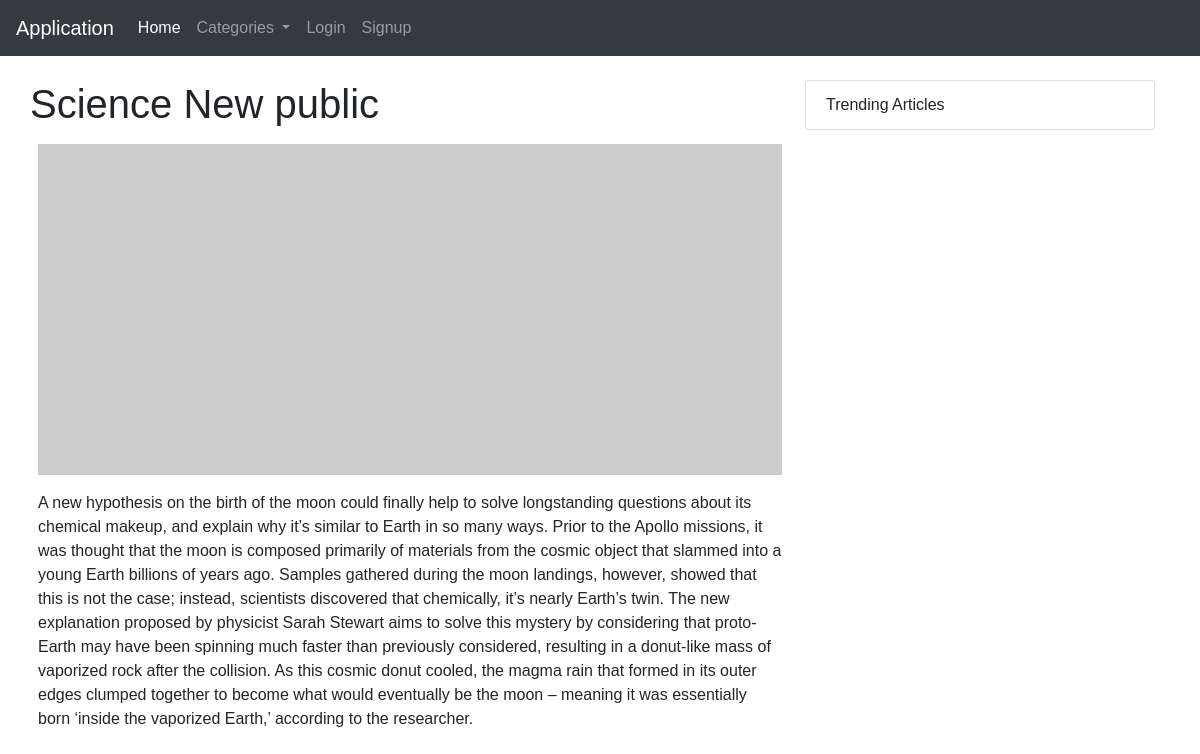
/pages/news/4, run on the app's committed database.
### news/models.py (models this page shows, shortened)
class News(models.Model):
    id = models.AutoField(primary_key=True)
    title = models.CharField(null=True, max_length = 50)
    content = models.CharField(max_length=5000)
    publish_date = models.DateTimeField('date published')
    views = models.IntegerField(default=0)
    likes = models.IntegerField(default=0)
    category = models.ForeignKey(Category, null=True, on_delete=models.SET_NULL)
    content_type = models.ForeignKey(ContentType, null=True, on_delete=models.SET_NULL)

### news/views.py (the view)
# urls.py: path('pages/news/<int:news_id>', views.newsdetail, name='news-detail'),
def newsdetail(request, news_id):
    news = NewsService().getById(news_id).values()
    if len(news) > 0:
        news= news[0]
    else:
        raise Http404("News does not exist")
    if (news['content_type_id'] == 1 and request.user.is_authenticated != 1):
        return HttpResponse("Signup to view news", content_type="text/plain")
    context = {
        "news":news,
        "categories": getCategory(request)
    }
    return render(request, 'content.html', context)

### news/models.py (called while the page is built)
    def __str__(self):
        return self.name

### news/service/news_service.py (called while the page is built)
    def getById(self, id):
        try:
            news = News.objects.filter(id=id)
        except news.DoesNotExist:
            raise Http404("News ID does not exist")
        return news

    def getPublic(self):
        try:
            categories = Category.objects.filter(content_type_id=2)
        except categories.DoesNotExist:
            raise Http404("Error getting news")
        return categories

### news/views.py (called while the page is built)
def getCategory(request):
    if request.user.is_authenticated:
        return CategoryService().getAll()
    else:
        return CategoryService().getPublic()

### news/template/content.html (shortened to what this page needs)
{% extends "base.html" %}
{% block navbar %}
{% if user.is_authenticated %}
  {% include "logged-nav.html" %}
{% else %}
  {% include "general-nav.html" %}
{% endif %}
{% endblock %}
{% block content %}
        <div class="row">
            <div class="col-md-8">
                <div class="row">
                  <h1>{{news.title}}</h1>
                  <img class="img-fluid mx-auto p-2" src="https://via.placeholder.com/900x400">
                  <br>
                  <br>
                  <p class="p-2">
                    {{news.content}}
                  </p>
              </div>
            </div>
            <div class="col-md-4">
                <ul class="list-group">
                    <li class="list-group-item">Trending Articles</li>
                </ul>
            </div>
        </div>
{% endblock %}

### news/static/css/news.css (style rules this page uses)
body { margin: 0; padding: 0; font-family: sans-serif; }

### data on the page
News: title "Science New public", content "A new hypothesis on the birth of the moon could finally help to solve longstanding questions about its chemical makeup, and explain why it’s similar to Earth in so many ways. Prior to the Apollo missions, it was thought that the moon is composed primarily of materials from the cosmic object that slammed into a young Earth billions of years ago. Samples gathered during the moon landings, however, showed that this is not the case; instead, scientists discovered that chemically, it’s nearly Earth’s twin. The new explanation proposed by physicist Sarah Stewart aims to solve this mystery by considering that proto-Earth may have been spinning much faster than previously considered, resulting in a…"
